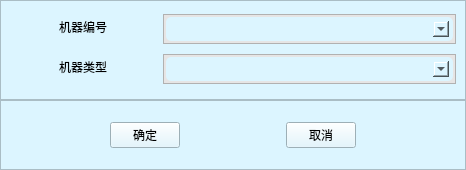
<?xml version="1.0" encoding="UTF-8"?>
<ui version="4.0">
 <class>Form</class>
 <widget class="QWidget" name="Form">
  <property name="enabled">
   <bool>true</bool>
  </property>
  <property name="geometry">
   <rect>
    <x>0</x>
    <y>0</y>
    <width>466</width>
    <height>170</height>
   </rect>
  </property>
  <property name="minimumSize">
   <size>
    <width>466</width>
    <height>170</height>
   </size>
  </property>
  <property name="maximumSize">
   <size>
    <width>466</width>
    <height>170</height>
   </size>
  </property>
  <property name="windowTitle">
   <string>新增</string>
  </property>
  <property name="styleSheet">
   <string notr="true">background-color: rgb(220, 245, 255);</string>
  </property>
  <layout class="QGridLayout" name="gridLayout">
   <property name="leftMargin">
    <number>0</number>
   </property>
   <property name="topMargin">
    <number>0</number>
   </property>
   <property name="rightMargin">
    <number>0</number>
   </property>
   <property name="bottomMargin">
    <number>0</number>
   </property>
   <property name="spacing">
    <number>0</number>
   </property>
   <item row="1" column="0">
    <widget class="QFrame" name="frame_2">
     <property name="enabled">
      <bool>true</bool>
     </property>
     <property name="frameShape">
      <enum>QFrame::StyledPanel</enum>
     </property>
     <property name="frameShadow">
      <enum>QFrame::Raised</enum>
     </property>
     <layout class="QHBoxLayout" name="horizontalLayout">
      <item>
       <widget class="QPushButton" name="pushButton">
        <property name="enabled">
         <bool>true</bool>
        </property>
        <property name="minimumSize">
         <size>
          <width>70</width>
          <height>0</height>
         </size>
        </property>
        <property name="maximumSize">
         <size>
          <width>70</width>
          <height>16777215</height>
         </size>
        </property>
        <property name="text">
         <string>确定</string>
        </property>
       </widget>
      </item>
      <item>
       <widget class="QPushButton" name="pushButton_2">
        <property name="minimumSize">
         <size>
          <width>70</width>
          <height>0</height>
         </size>
        </property>
        <property name="maximumSize">
         <size>
          <width>70</width>
          <height>16777215</height>
         </size>
        </property>
        <property name="text">
         <string>取消</string>
        </property>
       </widget>
      </item>
     </layout>
    </widget>
   </item>
   <item row="0" column="0">
    <widget class="QFrame" name="frame">
     <property name="enabled">
      <bool>true</bool>
     </property>
     <property name="minimumSize">
      <size>
       <width>422</width>
       <height>100</height>
      </size>
     </property>
     <property name="maximumSize">
      <size>
       <width>16777215</width>
       <height>16777215</height>
      </size>
     </property>
     <property name="sizeIncrement">
      <size>
       <width>0</width>
       <height>0</height>
      </size>
     </property>
     <property name="contextMenuPolicy">
      <enum>Qt::DefaultContextMenu</enum>
     </property>
     <property name="frameShape">
      <enum>QFrame::StyledPanel</enum>
     </property>
     <property name="frameShadow">
      <enum>QFrame::Raised</enum>
     </property>
     <layout class="QGridLayout" name="gridLayout_8" rowstretch="0,0" columnstretch="1,2" rowminimumheight="0,0" columnminimumwidth="0,0">
      <item row="0" column="0">
       <widget class="QLineEdit" name="lineEdit">
        <property name="enabled">
         <bool>true</bool>
        </property>
        <property name="mouseTracking">
         <bool>false</bool>
        </property>
        <property name="focusPolicy">
         <enum>Qt::NoFocus</enum>
        </property>
        <property name="contextMenuPolicy">
         <enum>Qt::DefaultContextMenu</enum>
        </property>
        <property name="styleSheet">
         <string notr="true">border:none;</string>
        </property>
        <property name="text">
         <string>机器编号</string>
        </property>
        <property name="alignment">
         <set>Qt::AlignCenter</set>
        </property>
        <property name="readOnly">
         <bool>true</bool>
        </property>
       </widget>
      </item>
      <item row="0" column="1">
       <widget class="QFrame" name="frame_3">
        <property name="styleSheet">
         <string notr="true">.QFrame{
    /*border-radius:10px;*/
    background-color: #e6e5e5;
}</string>
        </property>
        <property name="frameShape">
         <enum>QFrame::StyledPanel</enum>
        </property>
        <property name="frameShadow">
         <enum>QFrame::Raised</enum>
        </property>
        <layout class="QGridLayout" name="gridLayout_2">
         <property name="leftMargin">
          <number>2</number>
         </property>
         <property name="topMargin">
          <number>2</number>
         </property>
         <property name="rightMargin">
          <number>2</number>
         </property>
         <property name="bottomMargin">
          <number>2</number>
         </property>
         <property name="spacing">
          <number>2</number>
         </property>
         <item row="0" column="0">
          <widget class="QFrame" name="frame_5">
           <property name="styleSheet">
            <string notr="true">.QFrame{
    border-radius:5px;
   	background-color: rgb(220, 245, 255);
}
</string>
           </property>
           <property name="frameShape">
            <enum>QFrame::StyledPanel</enum>
           </property>
           <property name="frameShadow">
            <enum>QFrame::Raised</enum>
           </property>
           <layout class="QGridLayout" name="gridLayout_3">
            <property name="leftMargin">
             <number>2</number>
            </property>
            <property name="topMargin">
             <number>2</number>
            </property>
            <property name="rightMargin">
             <number>2</number>
            </property>
            <property name="bottomMargin">
             <number>2</number>
            </property>
            <property name="spacing">
             <number>2</number>
            </property>
            <item row="0" column="0">
             <widget class="QFrame" name="frame_4">
              <property name="styleSheet">
               <string notr="true">border-radius:0px</string>
              </property>
              <property name="frameShape">
               <enum>QFrame::StyledPanel</enum>
              </property>
              <property name="frameShadow">
               <enum>QFrame::Raised</enum>
              </property>
              <layout class="QGridLayout" name="gridLayout_4">
               <property name="leftMargin">
                <number>2</number>
               </property>
               <property name="topMargin">
                <number>2</number>
               </property>
               <property name="rightMargin">
                <number>2</number>
               </property>
               <property name="bottomMargin">
                <number>2</number>
               </property>
               <property name="spacing">
                <number>2</number>
               </property>
               <item row="0" column="0">
                <widget class="QComboBox" name="comboBox">
                 <property name="styleSheet">
                  <string notr="true">QComboBox::drop-down {
    subcontrol-origin: padding;
    subcontrol-position: top right;
    width: 30px;border-left-width:0px;
    border-left-color: darkgray;
    border-left-style: solid;
    border-top-right-radius: 3px;
    border-bottom-right-radius: 3px;
    }
QComboBox::down-arrow {
    image: url(:/newPrefix/ims/03_close.png);
    }
border:none;
color:  #808080;background-color: rgb(255, 255, 255);
border-color: rgb(211, 228, 255);
selection-background-color: #4a637c;</string>
                 </property>
                </widget>
               </item>
              </layout>
             </widget>
            </item>
           </layout>
          </widget>
         </item>
        </layout>
       </widget>
      </item>
      <item row="1" column="0">
       <widget class="QLineEdit" name="lineEdit_2">
        <property name="enabled">
         <bool>true</bool>
        </property>
        <property name="mouseTracking">
         <bool>false</bool>
        </property>
        <property name="focusPolicy">
         <enum>Qt::NoFocus</enum>
        </property>
        <property name="contextMenuPolicy">
         <enum>Qt::CustomContextMenu</enum>
        </property>
        <property name="styleSheet">
         <string notr="true">border:none;</string>
        </property>
        <property name="text">
         <string>机器类型</string>
        </property>
        <property name="alignment">
         <set>Qt::AlignCenter</set>
        </property>
        <property name="readOnly">
         <bool>true</bool>
        </property>
       </widget>
      </item>
      <item row="1" column="1">
       <widget class="QFrame" name="frame_6">
        <property name="styleSheet">
         <string notr="true">.QFrame{
    /*border-radius:10px;*/
    background-color: #e6e5e5;
}</string>
        </property>
        <property name="frameShape">
         <enum>QFrame::StyledPanel</enum>
        </property>
        <property name="frameShadow">
         <enum>QFrame::Raised</enum>
        </property>
        <layout class="QGridLayout" name="gridLayout_5">
         <property name="leftMargin">
          <number>2</number>
         </property>
         <property name="topMargin">
          <number>2</number>
         </property>
         <property name="rightMargin">
          <number>2</number>
         </property>
         <property name="bottomMargin">
          <number>2</number>
         </property>
         <property name="spacing">
          <number>2</number>
         </property>
         <item row="0" column="0">
          <widget class="QFrame" name="frame_7">
           <property name="styleSheet">
            <string notr="true">.QFrame{
    border-radius:5px;
   background-color: rgb(220, 245, 255);
}
</string>
           </property>
           <property name="frameShape">
            <enum>QFrame::StyledPanel</enum>
           </property>
           <property name="frameShadow">
            <enum>QFrame::Raised</enum>
           </property>
           <layout class="QGridLayout" name="gridLayout_6">
            <property name="leftMargin">
             <number>2</number>
            </property>
            <property name="topMargin">
             <number>2</number>
            </property>
            <property name="rightMargin">
             <number>2</number>
            </property>
            <property name="bottomMargin">
             <number>2</number>
            </property>
            <property name="spacing">
             <number>2</number>
            </property>
            <item row="0" column="0">
             <widget class="QFrame" name="frame_8">
              <property name="styleSheet">
               <string notr="true">border-radius:0px</string>
              </property>
              <property name="frameShape">
               <enum>QFrame::StyledPanel</enum>
              </property>
              <property name="frameShadow">
               <enum>QFrame::Raised</enum>
              </property>
              <layout class="QGridLayout" name="gridLayout_7">
               <property name="leftMargin">
                <number>2</number>
               </property>
               <property name="topMargin">
                <number>2</number>
               </property>
               <property name="rightMargin">
                <number>2</number>
               </property>
               <property name="bottomMargin">
                <number>2</number>
               </property>
               <property name="spacing">
                <number>2</number>
               </property>
               <item row="0" column="0">
                <widget class="QComboBox" name="comboBox_2">
                 <property name="styleSheet">
                  <string notr="true">QComboBox::drop-down {
    subcontrol-origin: padding;
    subcontrol-position: top right;
    width: 30px;border-left-width:0px;
    border-left-color: darkgray;
    border-left-style: solid;
    border-top-right-radius: 3px;
    border-bottom-right-radius: 3px;
    }
QComboBox::down-arrow {
    image: url(:/newPrefix/ims/03_close.png);
    }
border:none;
color:  #808080;background-color: rgb(255, 255, 255);
border-color: rgb(211, 228, 255);
selection-background-color: #4a637c;</string>
                 </property>
                </widget>
               </item>
              </layout>
             </widget>
            </item>
           </layout>
          </widget>
         </item>
        </layout>
       </widget>
      </item>
     </layout>
    </widget>
   </item>
  </layout>
 </widget>
 <resources/>
 <connections/>
</ui>
